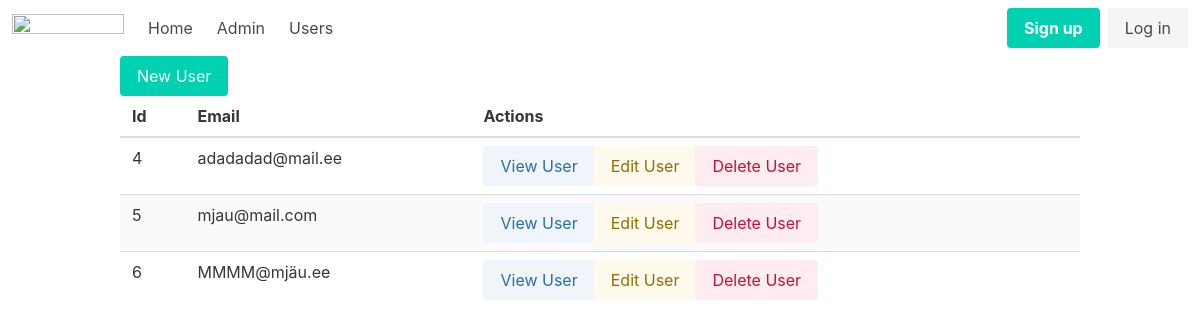
Before: /admin/users with the older database file.
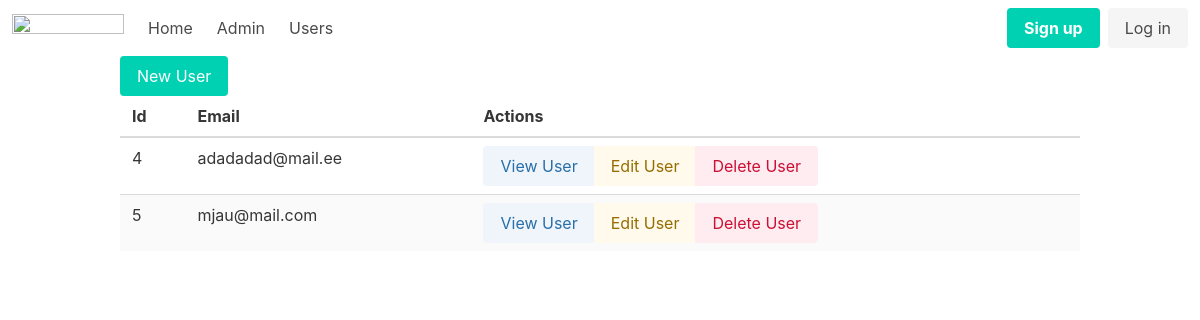
After: the same page with the newer database file.
### tables this page shows
CREATE TABLE users
(
    id       integer
        primary key autoincrement,
    email    text not null
        unique,
    password text not null
);

### helpers.php (called while the page is built, shortened)
<?php
function view($viewName , $vars = []){
    extract($vars);
    include __DIR__ . "/views/$viewName.php";
}

### src/Controllers/UserController.php (called while the page is built, shortened)
<?php
class UserController {
public function index(){
    $users = User::all();
    view('users/index', compact('users'));
    }
}

### src/DB.php (called while the page is built, shortened)
<?php
class DB {
    private $conn;
    public function __construct()
    {
        try {
            $this->conn = new PDO("sqlite:db.sqlite");
            $this->conn->setAttribute(PDO::ATTR_ERRMODE, PDO::ERRMODE_EXCEPTION);
          } catch(PDOException $e) {
            echo "Connection failed: " . $e->getMessage();
          }
    }
    public function all($table, $class){
      $stmt = $this->conn->prepare("SELECT  * FROM $table");
      $stmt->execute();
$stmt->setFetchMode(PDO::FETCH_CLASS, $class);
return $stmt->fetchAll();
    }
}

### src/Models/Model.php (called while the page is built, shortened)
<?php
class Model {
public static $table;
public static function all(){
    $db = new DB();
    return $db->all(static::$table, static::class);
}
    }

### views/users/index.php (the view)
<?php include __DIR__ . '/../partials/header.php' ?>
<div class="container">
<a href="/admin/users/new" class="button is-primary">New User</a>
<table class="table is-striped is-fullwidth">
<thead>
    <th>Id</th>
    <th>Email</th>
    <th>Actions</th>
</thead>
<tbody>
<?php foreach ($users as $user):?>
<tr>
<td><?=$user->id?></td>
<td><?=$user->email?></td>
<td>
    <div class="buttons has-addons">
    <a class="button is-info is-light"
    href="/admin/users/view?id=<?=$user->id?>">View User</a>
    <a class="button is-warning is-light"
    href="/admin/users/edit?id=<?=$user->id?>">Edit User</a>
    <a class="button is-danger is-light"
     href="/admin/users/delete?id=<?=$user->id?>">Delete User</a>
</div>
</td>
</tr>
<?php endforeach; ?>
</tbody>
</table>
</div>
<?php include __DIR__ . '/../partials/footer.php' ?>

Changed rows visible on the page:
removed users: id "6", email "MMMM@mjäu.ee"
